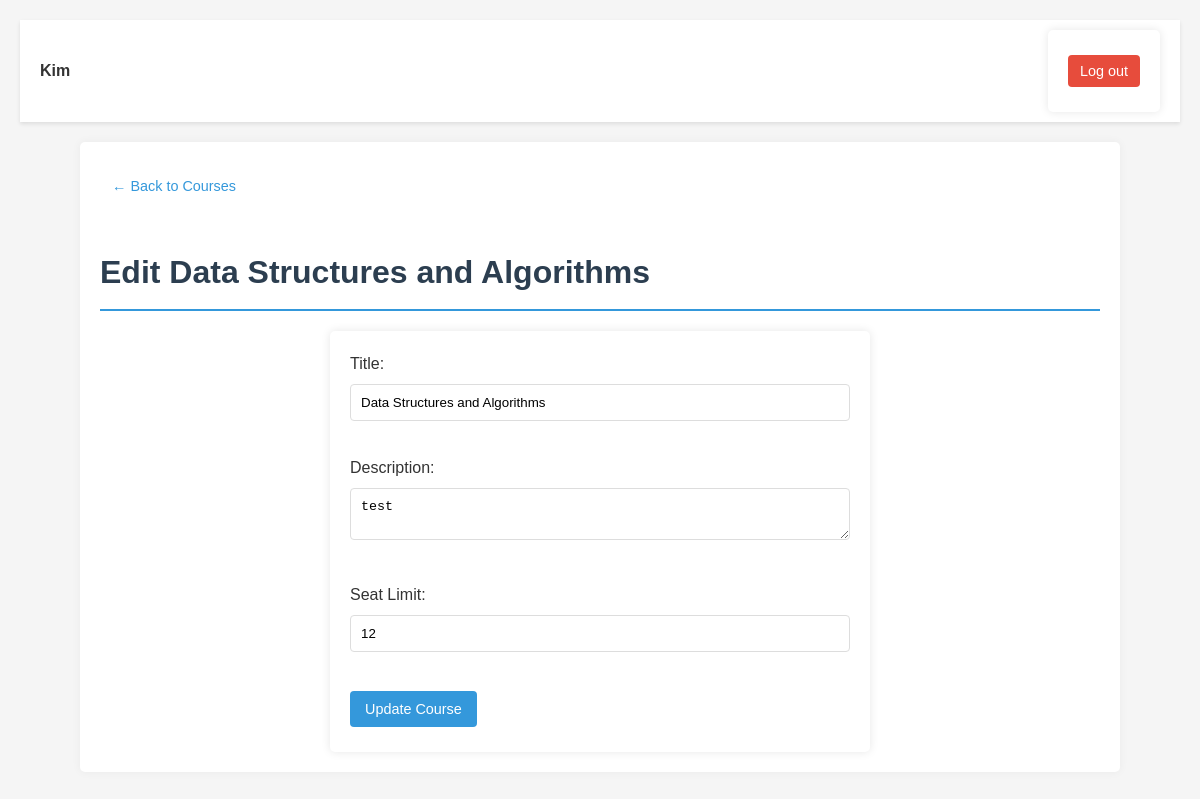
The page /instructor/update_course/2/ (signed in) on the database its author committed.
### administration/models.py (models this page shows, shortened)
class Course(models.Model):
    title = models.CharField(max_length=200)
    code = models.CharField(max_length=20, default='UNKN101')
    description = models.TextField()
    seat_limit = models.PositiveIntegerField()
    prerequisites = models.ManyToManyField('self', blank=True, symmetrical=False)
    instructor = models.ForeignKey(settings.AUTH_USER_MODEL,on_delete=models.SET_NULL, null=True, related_name='courses')

### instructor/views.py (the view, shortened to what this page needs)
# urls.py: path('update_course/<int:course_id>/', views.update_course_details, name='instructor-update-course'),
@login_required
def update_course_details(request, course_id):
    course = get_object_or_404(Course, id=course_id, instructor=request.user)
    return render(request, 'instructor/update_course.html', {'course': course})

### templates/instructor/update_course.html (shortened to what this page needs)
{% load static %}
<!DOCTYPE html>
<html lang="en">
<head>
    <link rel="stylesheet" href="{% static 'css/instructor.css' %}">
    <link rel="stylesheet" href="{% static 'css/style.css' %}">
</head>
<body>
  <nav class="navbar">
    <div class="nav-left">
      <span class="username">{{ request.user.username }}</span>
    </div>
    <div class="nav-right">
      <form action="{% url 'logout' %}" method="post" class="logout-form">
        <button type="submit" class="btn logout-btn">Log out</button>
      </form>
    </div>
  </nav>
  <main class="container form-container">
    <a href="{% url 'instructor:instructor-dashboard' %}" class="btn back-btn">← Back to Courses</a>
    <h1 class="page-title">Edit {{ course.title }}</h1>
    <form method="post">
      <label>Title:</label><br>
      <input type="text" name="title" value="{{ course.title }}" class="form-input"><br><br>
      <label>Description:</label><br>
      <textarea name="description" class="form-textarea">{{ course.description }}</textarea><br><br>
      <label>Seat Limit:</label><br>
      <input type="number" name="seat_limit" value="{{ course.seat_limit }}" class="form-input"><br><br>
      <button type="submit" class="btn btn-primary">Update Course</button>
    </form>
  </main>
</body>
</html>

### static/css/instructor.css (style rules this page uses)
body { font-family: Arial, Helvetica, sans-serif; background-color: #f5f5f5; color: #333; line-height: 1.6; margin: 0; padding: 20px; }
.navbar { background-color: #fff; box-shadow: 0 2px 4px rgba(0,0,0,0.1); padding: 10px 20px; display: flex; justify-content: space-between; align-items: center; margin-bottom: 20px; }
.username { margin-right: 15px; font-weight: bold; }
.logout-form button { background-color: #e74c3c; color: white; border: none; padding: 8px 12px; border-radius: 4px; font-size: 0.9rem; cursor: pointer; transition: background-color 0.3s; }
.container { max-width: 1000px; margin: 0 auto; background: #fff; padding: 20px; border-radius: 5px; box-shadow: 0 0 10px rgba(0,0,0,0.05); }
.page-title { color: #2c3e50; margin-bottom: 20px; border-bottom: 2px solid #3498db; padding-bottom: 10px; }
.btn { display: inline-block; padding: 8px 12px; margin: 5px 0; border-radius: 4px; text-decoration: none; font-size: 0.9rem; }
.btn-primary { background-color: #3498db; color: white; }
.back-btn { margin-bottom: 20px; font-size: 0.9rem; }
.form-container input, .form-container textarea { width: 100%; padding: 10px; margin: 8px 0; border: 1px solid #ddd; border-radius: 4px; box-sizing: border-box; }
.form-container button { background-color: #3498db; color: white; padding: 10px 15px; border: none; border-radius: 4px; cursor: pointer; }

### static/css/style.css (style rules this page uses)
body { font-family: Arial, Helvetica, sans-serif; background-color: #f5f5f5; color: #333; line-height: 1.6; margin: 0; padding: 20px; }
h1 { color: #2c3e50; border-bottom: 2px solid #3498db; padding-bottom: 10px; margin-bottom: 20px; }
input, select, textarea { width: 100%; padding: 8px; margin: 8px 0; border: 1px solid #ddd; border-radius: 4px; box-sizing: border-box; }
button, input[type="submit"] { background-color: #3498db; color: white; padding: 10px 15px; border: none; border-radius: 4px; cursor: pointer; }
a { color: #3498db; text-decoration: none; }
form { max-width: 500px; margin: 0 auto; background: white; padding: 20px; border-radius: 5px; box-shadow: 0 0 10px rgba(0,0,0,0.1); }

### rows shown on the page
Course: title "Data Structures and Algorithms", description "test", seat_limit "12"

### other values the page prints
{{ request.user.username }} "Kim"
